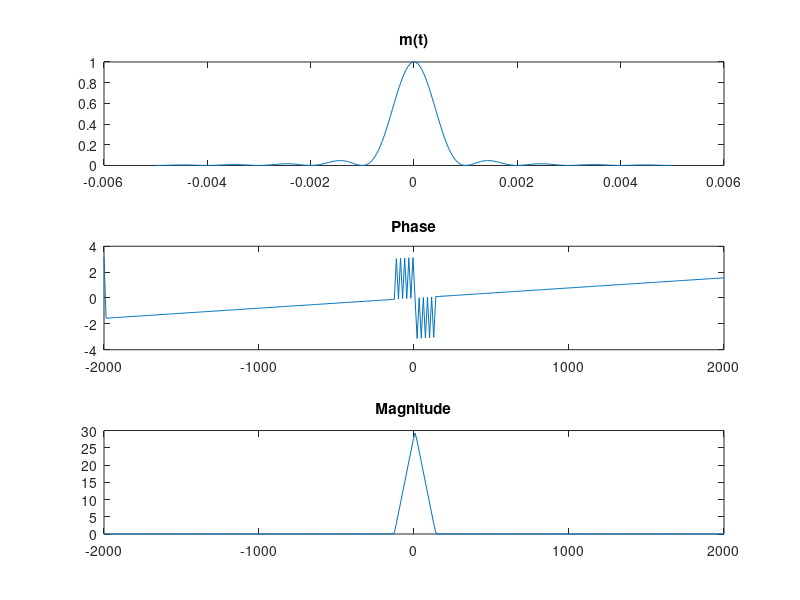

Write the MATLAB code that produced this figure.
t = linspace(-0.005, 0.005, 0.01 * 30000);
m = sinc((10 .^ 3) * t) .^ 2;
Y = fftshift(fft(m));
Yphase = angle(Y);
Yvalue = abs(Y);
Fvector = linspace(-2000, 2000, 0.01 * 30000);
figure; subplot(3, 1, 1);
plot(t, m);
title('m(t)');
subplot(3, 1, 2);
plot(Fvector, Yphase);
title('Phase');
subplot(3, 1, 3);
plot(Fvector, Yvalue);
title('Magnitude');
